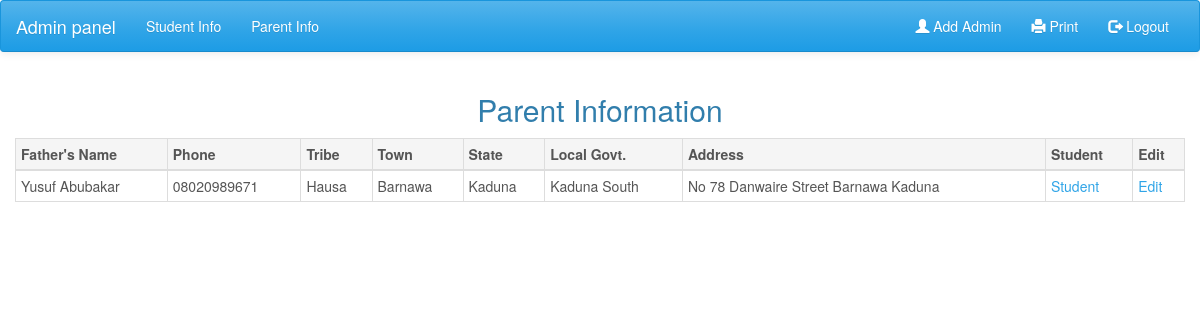
The page /admin/parent.php?id=1 on the database its author committed.
### tables this page shows
CREATE TABLE `parent_info` (
  `father_id` int(11) NOT NULL,
  `student_id` int(11) NOT NULL,
  `fullname` varchar(50) NOT NULL,
  `phone` varchar(12) NOT NULL,
  `state` varchar(50) NOT NULL,
  `local_gov` varchar(50) NOT NULL,
  `town` varchar(50) NOT NULL,
  `tribe` varchar(50) NOT NULL,
  `address` varchar(150) NOT NULL
);

### admin/parent.php (the view, shortened to what this page needs)
<!DOCTYPE html>
<html lang="">
	<head>
		<link rel="stylesheet" href="css/bootstrap.min.css" >
		<link rel="stylesheet" href="css/style.css" >
	</head>
	<body>
		<nav class="navbar navbar-default hidden-print" role="navigation" >
			<div class="container-fluid">
				<div class="navbar-header">
					<a class="navbar-brand" href="index.php">Admin panel</a>
				</div>
				<div class="collapse navbar-collapse navbar-ex1-collapse">
					<ul class="nav navbar-nav">
						<li><a href="admin.php">Student Info</a></li>
						<li><a href="parents_info.php">Parent Info</a></li>
					</ul>
					<ul class="nav navbar-nav navbar-right">
						<li><a href="add_admin.php"><span class="glyphicon glyphicon-user"></span> Add Admin</a></li>
						<li><a onclick="window.print()" href="javascript:void(0)"><span class="glyphicon glyphicon-print"></span> Print</a></li>
	        	<li><a href="logout.php"><span class="glyphicon glyphicon-log-out"></span> Logout</a></li>
	        </ul>
				</div>
			</div>
		</nav>
		<main class="container-fluid">
			<div class="row">
				<div class="col-md-12">
						<h2 class="text-center">Parent Information</h2>
						<div class="table-responsive">
						<table class="table table-bordered table-condensed">
							<thead>
								<tr class="active">
									<th width="">Father's Name</th>
									<th width="">Phone</th>
									<th width="">Tribe</th>
									<th width="">Town</th>
									<th width="">State</th>
									<th width="">Local Govt.</th>
									<th width="">Address</th>
									<th class="hidden-print" width="">Student</th>
									<th class="hidden-print" width="">Edit</th>
								</tr>
							</thead>
							<tbody>
								<?php
									include_once 'connection.php';
										if (isset($_GET['id'])) {
											$id = $_GET['id'];
										$query = "SELECT * FROM parent_info WHERE student_id='$id'";
										$run_query = mysqli_query($dbc, $query);
										while ($row = mysqli_fetch_array($run_query)) {
											$name = $row['fullname'];
											$phone = $row['phone'];
											$town = $row['town'];
											$tribe = $row['tribe'];
											$state = $row['state'];
											$local_gov = $row['local_gov'];
											$address = $row['address'];
								?>
									<tr>
										<td><?php echo $name; ?></td>
										<td><?php echo $phone; ?></td>
										<td><?php echo $tribe; ?></td>
										<td><?php echo $town; ?></td>
										<td><?php echo $state; ?></td>
										<td><?php echo $local_gov; ?></td>
										<td><?php echo $address; ?></td>
										<td class="hidden-print"><a href="student.php?id=<?php echo $id; ?>">Student</a></td>
										<td class="hidden-print"><a href="update_parent.php?edit=<?php echo $id; ?>">Edit</a></td>
									</tr>
								<?php } }?>
							</tbody>
						</table>
					</div>
				</div>
			</div>
		</main>
	</body>
</html>

### rows shown on the page
parent_info: fullname "Yusuf Abubakar", phone "08020989671", tribe "Hausa", town "Barnawa", state "Kaduna", local_gov "Kaduna South", address "No 78 Danwaire Street Barnawa Kaduna"
